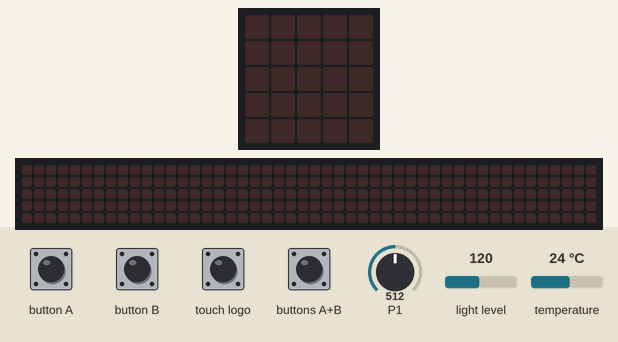
Simulated run of this program. Board: BBC micro:bit (MakeCode). Shown: the board's 5×5 LED display, a strip that is not on the board, showing the scrolling text unrolled. The test bench sets the inputs (shaded band); at power-on: temperature 24 °C, P1 = 512, light level 120 (analog values on the 0–1023 scale). A reset restarts the program; no radio messages arrive unless stated (any console line starting 'radio sent:' is added by the test bench); the 48×5 strip is a reading aid, not a part: it shows the text the display is scrolling, unrolled, one strip-width of it at a time; data-log rows are listed on the console; what the program prints to the serial console is not drawn.

Above: at 1.2 s.
1.3 s: button A pressed for 0.15 s
At 1.52 s:
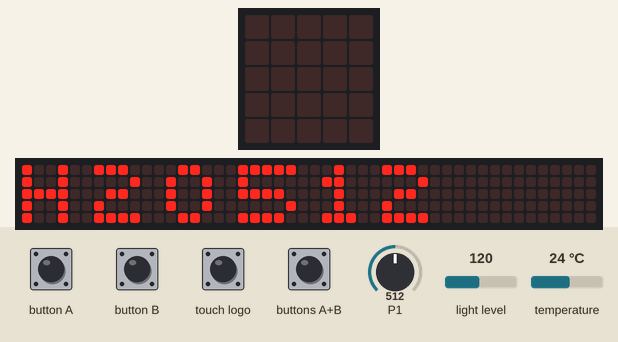
4.3 s: button B pressed for 0.15 s
At 7.82 s:
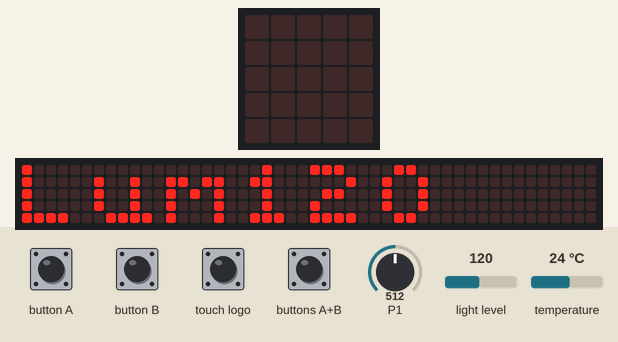
13.4 s: temperature set to 19 °C
At 14.12 s:
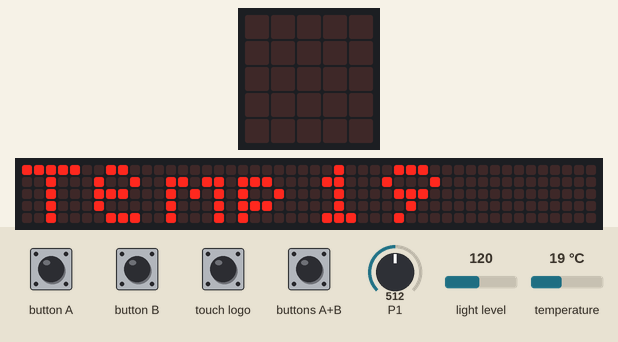
16.4 s: touch logo pressed for 0.15 s
At 20.42 s:
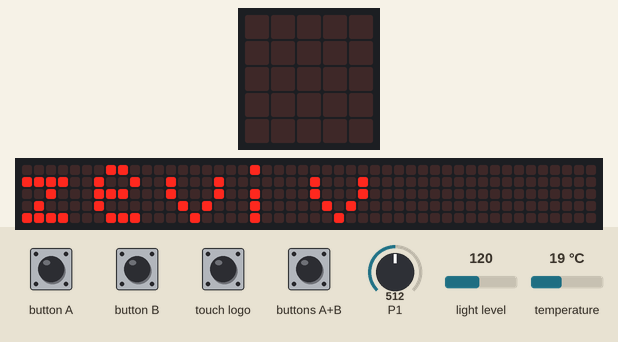
22.5 s: buttons A+B pressed for 0.15 s
At 31.6 s:
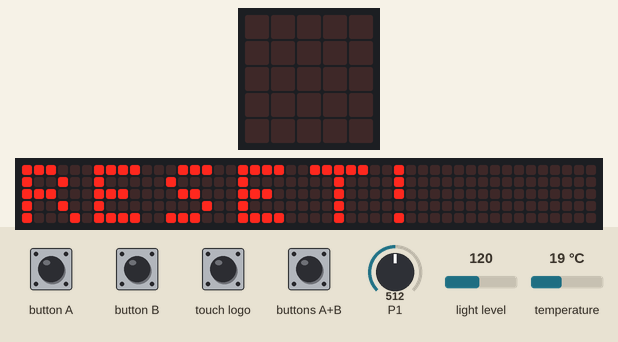

Measured:
- after the input at 1.3 s, the display: changes after 0.15 s (image 1)
- after the input at 4.3 s, the display: first differs from a run without the input after 3.5 s (image 2)
- after the input at 16.4 s, the display: first differs from a run without the input after 4.0 s (image 4)
- after the input at 22.5 s, the display: first differs from a run without the input after 3.3 s (image 5)

The program:

main.ts
```typescript
datalogger.onLogFull(function () {
    basic.showLeds(`
        # # # # #
        # # # # #
        # # # # #
        # # # # #
        # # # # #
        `)
})
input.onButtonPressed(Button.A, function () {
    basic.showString("H2O" + moisture)
    basic.clearScreen()
})
input.onButtonPressed(Button.AB, function () {
    basic.showString("RESET!")
    datalogger.deleteLog(datalogger.DeleteType.Full)
    control.reset()
})
input.onButtonPressed(Button.B, function () {
    basic.showString("Lum" + input.lightLevel())
    basic.showString("Temp" + input.temperature())
    basic.clearScreen()
})
input.onLogoEvent(TouchButtonEvent.Pressed, function () {
    basic.showString(control.deviceName())
    basic.clearScreen()
})
let moisture = 0
radio.setGroup(77)
radio.setTransmitSerialNumber(true)
led.setBrightness(30)
datalogger.includeTimestamp(FlashLogTimeStampFormat.Minutes)
datalogger.setColumnTitles(
"temp",
"lum",
"h2o"
)
basic.forever(function () {
    moisture = pins.analogReadPin(AnalogPin.P1)
    if (true) {
        radio.sendValue(control.deviceName(), input.temperature())
        radio.sendValue(control.deviceName(), input.lightLevel())
    }
    if (moisture <= 400) {
        radio.sendValue(control.deviceName(), moisture)
        basic.showIcon(IconNames.Sad)
        basic.pause(500)
        basic.clearScreen()
        music.play(music.builtinPlayableSoundEffect(soundExpression.yawn), music.PlaybackMode.InBackground)
    } else {
        radio.sendValue(control.deviceName(), moisture)
    }
    datalogger.log(
    datalogger.createCV("temp", input.temperature()),
    datalogger.createCV("lum", input.lightLevel()),
    datalogger.createCV("h2o", moisture)
    )
    basic.pause(60000)
})
```

test.ts
```typescript
// i test vanno qui; questi non saranno compilati quando questo pacchetto viene usato come estensione.
```
